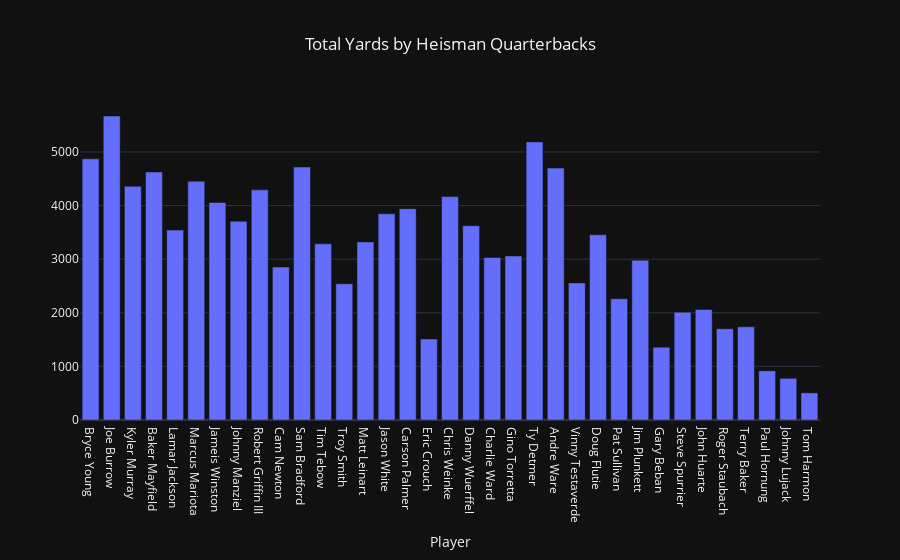

Notebook code cell kept with this figure:
### Code cell
fig = px.bar(
    df_qb,
    x="Player",
    y="Total Yards",
    title="Total Yards by Heisman Quarterbacks")
fig.update_layout(
    template="plotly_dark",
    font_family="Open sans",
    yaxis_title="",
    title=dict(x=0.5))
fig.show()

### Figure 1 — Plotly figure (JSON) as saved in the notebook; plotly's stock layout.template omitted (floating-point values rounded to 4 significant figures)
{"data": [{"alignmentgroup": "True", "hovertemplate": "Player=%{x}<br>Total Yards=%{y}<extra></extra>", "legendgroup": "", "marker": {"color": "#636efa", "pattern": {"shape": ""}}, "name": "", "offsetgroup": "", "orientation": "v", "showlegend": false, "textposition": "auto", "type": "bar", "x": ["Bryce Young", "Joe Burrow", "Kyler Murray", "Baker Mayfield", "Lamar Jackson", "Marcus Mariota", "Jameis Winston", "Johnny Manziel", "Robert Griffin III", "Cam Newton", "Sam Bradford", "Tim Tebow", "Troy Smith", "Matt Leinart", "Jason White", "Carson Palmer", "Eric Crouch", "Chris Weinke", "Danny Wuerffel", "Charlie Ward", "Gino Torretta", "Ty Detmer", "Andre Ware", "Vinny Testaverde", "Doug Flutie", "Pat Sullivan", "Jim Plunkett", "Gary Beban", "Steve Spurrier", "John Huarte", "Roger Staubach", "Terry Baker", "Paul Hornung", "Johnny Lujack", "Tom Harmon"], "xaxis": "x", "y": [4872, 5671, 4361, 4627, 3543, 4454, 4057, 3706, 4293, 2854, 4720, 3286, 2542, 3322, 3846, 3942, 1510, 4167, 3625, 3032, 3060, 5188, 4699, 2557, 3454, 2262, 2980, 1359, 2012, 2062, 1702, 1738, 917, 777, 506], "yaxis": "y"}], "layout": {"autosize": true, "barmode": "relative", "font": {"family": "Open sans"}, "legend": {"tracegroupgap": 0}, "title": {"text": "Total Yards by Heisman Quarterbacks", "x": 0.5}, "xaxis": {"anchor": "y", "autorange": true, "domain": [0, 1], "range": [-0.5, 34.5], "title": {"text": "Player"}, "type": "category"}, "yaxis": {"anchor": "x", "autorange": true, "domain": [0, 1], "range": [0, 5969.0], "title": {"text": ""}, "type": "linear"}}}
